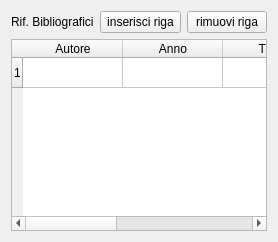
       <widget class="QWidget" name="tab_7">
        <attribute name="title">
         <string>Rif Biblio</string>
        </attribute>
        <layout class="QGridLayout" name="gridLayout_15">
         <item row="0" column="0">
          <layout class="QGridLayout" name="gridLayout_12">
           <item row="0" column="0">
            <widget class="QLabel" name="label_22">
             <property name="text">
              <string>Rif. Bibliografici</string>
             </property>
            </widget>
           </item>
           <item row="0" column="1">
            <widget class="QPushButton" name="pushButton_insert_row_rif_biblio">
             <property name="font">
              <font>
               <pointsize>9</pointsize>
              </font>
             </property>
             <property name="text">
              <string>inserisci riga</string>
             </property>
            </widget>
           </item>
           <item row="0" column="2">
            <widget class="QPushButton" name="pushButton_remove_row_rif_biblio">
             <property name="font">
              <font>
               <pointsize>9</pointsize>
              </font>
             </property>
             <property name="text">
              <string>rimuovi riga</string>
             </property>
            </widget>
           </item>
           <item row="1" column="0" colspan="3">
            <widget class="QTableWidget" name="tableWidget_rif_biblio">
             <property name="font">
              <font>
               <pointsize>9</pointsize>
              </font>
             </property>
             <property name="frameShape">
              <enum>QFrame::StyledPanel</enum>
             </property>
             <property name="frameShadow">
              <enum>QFrame::Raised</enum>
             </property>
             <property name="verticalScrollBarPolicy">
              <enum>Qt::ScrollBarAsNeeded</enum>
             </property>
             <property name="horizontalScrollBarPolicy">
              <enum>Qt::ScrollBarAsNeeded</enum>
             </property>
             <property name="editTriggers">
              <set>QAbstractItemView::AnyKeyPressed|QAbstractItemView::DoubleClicked|QAbstractItemView::EditKeyPressed</set>
             </property>
             <property name="selectionMode">
              <enum>QAbstractItemView::SingleSelection</enum>
             </property>
             <property name="selectionBehavior">
              <enum>QAbstractItemView::SelectRows</enum>
             </property>
             <property name="rowCount">
              <number>1</number>
             </property>
             <property name="columnCount">
              <number>5</number>
             </property>
             <row/>
             <column>
              <property name="text">
               <string>Autore</string>
              </property>
             </column>
             <column>
              <property name="text">
               <string>Anno</string>
              </property>
             </column>
             <column>
              <property name="text">
               <string>Titolo</string>
              </property>
             </column>
             <column>
              <property name="text">
               <string>Pag.</string>
              </property>
             </column>
             <column>
              <property name="text">
               <string>Fig.</string>
              </property>
             </column>
            </widget>
           </item>
          </layout>
         </item>
        </layout>
       </widget>
